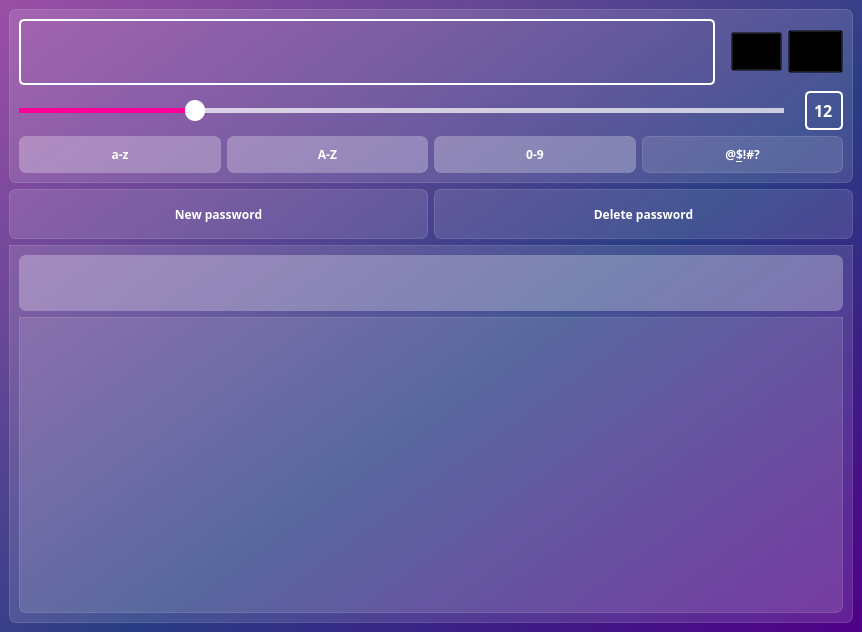
<?xml version="1.0" encoding="UTF-8"?>
<ui version="4.0">
 <class>MainWindow</class>
 <widget class="QMainWindow" name="MainWindow">
  <property name="geometry">
   <rect>
    <x>0</x>
    <y>0</y>
    <width>862</width>
    <height>632</height>
   </rect>
  </property>
  <property name="minimumSize">
   <size>
    <width>800</width>
    <height>600</height>
   </size>
  </property>
  <property name="font">
   <font>
    <family>Noto Sans SC</family>
   </font>
  </property>
  <property name="windowTitle">
   <string>Password Manager</string>
  </property>
  <property name="windowIcon">
   <iconset resource="resources.qrc">
    <normaloff>:/icons/icons/outline_vpn_key_white_24dp.png</normaloff>:/icons/icons/outline_vpn_key_white_24dp.png</iconset>
  </property>
  <property name="styleSheet">
   <string notr="true">font-family: Noto Sans SC;
background-color: qlineargradient(spread:pad, x1:1, y1:1, x2:0, y2:0, stop:0 rgba(81, 0, 135, 255), stop:0.427447 rgba(41, 61, 132, 235), stop:1 rgba(155, 79, 165, 255));



</string>
  </property>
  <property name="iconSize">
   <size>
    <width>50</width>
    <height>50</height>
   </size>
  </property>
  <widget class="QWidget" name="centralwidget">
   <layout class="QVBoxLayout" name="verticalLayout">
    <item>
     <widget class="QFrame" name="frame_generator">
      <property name="styleSheet">
       <string notr="true">

QFrame {

background-color: rgba(255, 255, 255, 30); 
border: 1px solid rgba(255,255,255,40);
border-top-right-radius: 7px;
border-top-left-radius: 7px;
border-bottom-right-radius: 7px; 
border-bottom-left-radius: 7px; 
color: white;
}</string>
      </property>
      <property name="frameShape">
       <enum>QFrame::StyledPanel</enum>
      </property>
      <property name="frameShadow">
       <enum>QFrame::Raised</enum>
      </property>
      <layout class="QVBoxLayout" name="verticalLayout_2">
       <item>
        <layout class="QHBoxLayout" name="layout_passwordLine">
         <item>
          <widget class="QFrame" name="frame_line">
           <property name="styleSheet">
            <string notr="true">QFrame{
	background-color: transparent;
	border: 2px solid rgba(255, 255, 255, 255);
	border-radius: 5px;
	margin: 0 10px 0 0;

}


</string>
           </property>
           <property name="frameShape">
            <enum>QFrame::StyledPanel</enum>
           </property>
           <property name="frameShadow">
            <enum>QFrame::Raised</enum>
           </property>
           <layout class="QHBoxLayout" name="horizontalLayout_5">
            <item>
             <widget class="QLineEdit" name="password_line">
              <property name="font">
               <font>
                <family>Noto Sans SC</family>
                <pointsize>-1</pointsize>
                <bold>true</bold>
               </font>
              </property>
              <property name="styleSheet">
               <string notr="true">color: white;
background-color: transparent;
border: none;
margin: 0;
font-size: 30px;</string>
              </property>
             </widget>
            </item>
            <item>
             <widget class="QPushButton" name="btn_visibility">
              <property name="cursor">
               <cursorShape>PointingHandCursor</cursorShape>
              </property>
              <property name="styleSheet">
               <string notr="true">background-color: transparent;
border: none;
margin: 0;</string>
              </property>
              <property name="text">
               <string/>
              </property>
              <property name="icon">
               <iconset resource="resources.qrc">
                <normaloff>:/icons/icons/outline_visibility_white_24dp.png</normaloff>
                <normalon>:/icons/icons/outline_visibility_off_white_24dp.png</normalon>:/icons/icons/outline_visibility_white_24dp.png</iconset>
              </property>
              <property name="iconSize">
               <size>
                <width>26</width>
                <height>26</height>
               </size>
              </property>
              <property name="checkable">
               <bool>true</bool>
              </property>
             </widget>
            </item>
           </layout>
          </widget>
         </item>
         <item>
          <widget class="QPushButton" name="btn_refresh">
           <property name="cursor">
            <cursorShape>PointingHandCursor</cursorShape>
           </property>
           <property name="styleSheet">
            <string notr="true">QPushButton{
	background-color: transparent;
	padding: 10px;
}

QPushButton:pressed{
	border: 2px solid rgba(255, 255, 255, 255);
	border-radius: 7px;
}</string>
           </property>
           <property name="text">
            <string/>
           </property>
           <property name="icon">
            <iconset resource="resources.qrc">
             <normaloff>:/icons/icons/outline_refresh_white_24dp.png</normaloff>:/icons/icons/outline_refresh_white_24dp.png</iconset>
           </property>
           <property name="iconSize">
            <size>
             <width>45</width>
             <height>45</height>
            </size>
           </property>
           <property name="shortcut">
            <string>Ctrl+R</string>
           </property>
          </widget>
         </item>
         <item>
          <widget class="QPushButton" name="btn_copy">
           <property name="cursor">
            <cursorShape>PointingHandCursor</cursorShape>
           </property>
           <property name="styleSheet">
            <string notr="true">QPushButton{
	background-color: transparent;
	padding: 12px;
}

QPushButton:pressed{
	border: 2px solid rgba(255, 255, 255, 255);
	border-radius: 7px;
}</string>
           </property>
           <property name="text">
            <string/>
           </property>
           <property name="icon">
            <iconset resource="resources.qrc">
             <normaloff>:/icons/icons/outline_content_copy_white_24dp.png</normaloff>:/icons/icons/outline_content_copy_white_24dp.png</iconset>
           </property>
           <property name="iconSize">
            <size>
             <width>45</width>
             <height>45</height>
            </size>
           </property>
           <property name="shortcut">
            <string>Ctrl+C</string>
           </property>
           <property name="checkable">
            <bool>false</bool>
           </property>
           <property name="autoExclusive">
            <bool>false</bool>
           </property>
          </widget>
         </item>
        </layout>
       </item>
       <item>
        <layout class="QHBoxLayout" name="layout_lenght">
         <item>
          <widget class="QSlider" name="slider_lenght">
           <property name="cursor">
            <cursorShape>PointingHandCursor</cursorShape>
           </property>
           <property name="styleSheet">
            <string notr="true">QSlider{
	margin: 10px 0 10px 0;
	
background-color: transparent;
}

QSlider::groove:horizontal{
	background-color: transparent;
	height: 5px;
}	

QSlider::sub-page:horizontal{
	background-color:#FF0099;
}

QSlider::add-page:horizontal{
	background-color: rgba(255, 255, 255, 180);
}

QSlider::handle:horizontal{
	background-color: white;
	width: 20px;
	border-radius: 10px;
	margin-top: -8px;
	margin-bottom: -8px;
}</string>
           </property>
           <property name="minimum">
            <number>4</number>
           </property>
           <property name="maximum">
            <number>40</number>
           </property>
           <property name="value">
            <number>12</number>
           </property>
           <property name="orientation">
            <enum>Qt::Horizontal</enum>
           </property>
          </widget>
         </item>
         <item>
          <widget class="QSpinBox" name="box_lenght">
           <property name="font">
            <font>
             <family>Noto Sans SC</family>
             <pointsize>12</pointsize>
             <bold>true</bold>
            </font>
           </property>
           <property name="styleSheet">
            <string notr="true">QSpinBox{
	background-color: transparent;
	border-radius: 5px;
	border: 2px solid rgba(255, 255, 255, 255);
	padding: 5px;
	color: white;
	margin-left: 15px;
}
</string>
           </property>
           <property name="frame">
            <bool>true</bool>
           </property>
           <property name="alignment">
            <set>Qt::AlignCenter</set>
           </property>
           <property name="buttonSymbols">
            <enum>QAbstractSpinBox::NoButtons</enum>
           </property>
           <property name="keyboardTracking">
            <bool>true</bool>
           </property>
           <property name="showGroupSeparator" stdset="0">
            <bool>false</bool>
           </property>
           <property name="minimum">
            <number>4</number>
           </property>
           <property name="maximum">
            <number>40</number>
           </property>
           <property name="value">
            <number>12</number>
           </property>
          </widget>
         </item>
        </layout>
       </item>
       <item>
        <layout class="QHBoxLayout" name="layout_symbols">
         <item>
          <widget class="QPushButton" name="btn_lower">
           <property name="font">
            <font>
             <family>Noto Sans SC</family>
             <bold>true</bold>
            </font>
           </property>
           <property name="cursor">
            <cursorShape>PointingHandCursor</cursorShape>
           </property>
           <property name="styleSheet">
            <string notr="true">QPushButton{
	color: rgb(255, 255, 255);
    background-color:rgba(255,255,255,30);
    border: 1px solid rgba(255,255,255,40);
    border-radius:7px;
	height: 35px;
}

QPushButton:hover{
	border: 2px solid rgba(255, 255, 255, 150)

}

QPushButton:checked{
background-color:rgba(255,255,255,70);
}</string>
           </property>
           <property name="text">
            <string>a-z</string>
           </property>
           <property name="checkable">
            <bool>true</bool>
           </property>
           <property name="checked">
            <bool>true</bool>
           </property>
          </widget>
         </item>
         <item>
          <widget class="QPushButton" name="btn_upper">
           <property name="font">
            <font>
             <family>Noto Sans SC</family>
             <bold>true</bold>
            </font>
           </property>
           <property name="cursor">
            <cursorShape>PointingHandCursor</cursorShape>
           </property>
           <property name="styleSheet">
            <string notr="true">QPushButton{
	color: rgb(255, 255, 255);
    background-color:rgba(255,255,255,30);
    border: 1px solid rgba(255,255,255,40);
    border-radius:7px;
	height: 35px;
}

QPushButton:hover{
	border: 2px solid rgba(255, 255, 255, 150)

}

QPushButton:checked{
background-color:rgba(255,255,255,70);
}</string>
           </property>
           <property name="text">
            <string>A-Z</string>
           </property>
           <property name="checkable">
            <bool>true</bool>
           </property>
           <property name="checked">
            <bool>true</bool>
           </property>
          </widget>
         </item>
         <item>
          <widget class="QPushButton" name="btn_numbers">
           <property name="font">
            <font>
             <family>Noto Sans SC</family>
             <bold>true</bold>
            </font>
           </property>
           <property name="cursor">
            <cursorShape>PointingHandCursor</cursorShape>
           </property>
           <property name="styleSheet">
            <string notr="true">QPushButton{
	color: rgb(255, 255, 255);
    background-color:rgba(255,255,255,30);
    border: 1px solid rgba(255,255,255,40);
    border-radius:7px;
	height: 35px;
}

QPushButton:hover{
	border: 2px solid rgba(255, 255, 255, 150)

}

QPushButton:checked{
background-color:rgba(255,255,255,70);
}</string>
           </property>
           <property name="text">
            <string>0-9</string>
           </property>
           <property name="checkable">
            <bool>true</bool>
           </property>
           <property name="checked">
            <bool>true</bool>
           </property>
          </widget>
         </item>
         <item>
          <widget class="QPushButton" name="btn_special">
           <property name="font">
            <font>
             <family>Noto Sans SC</family>
             <bold>true</bold>
            </font>
           </property>
           <property name="cursor">
            <cursorShape>PointingHandCursor</cursorShape>
           </property>
           <property name="styleSheet">
            <string notr="true">QPushButton{
	color: rgb(255, 255, 255);
    background-color:rgba(255,255,255,30);
    border: 1px solid rgba(255,255,255,40);
    border-radius:7px;
	height: 35px;
}

QPushButton:hover{
	border: 2px solid rgba(255, 255, 255, 150)

}

QPushButton:checked{
background-color:rgba(255,255,255,70);
}</string>
           </property>
           <property name="text">
            <string>@&amp;$!#?</string>
           </property>
           <property name="checkable">
            <bool>true</bool>
           </property>
          </widget>
         </item>
        </layout>
       </item>
      </layout>
     </widget>
    </item>
    <item>
     <widget class="QFrame" name="btn_frame">
      <property name="styleSheet">
       <string notr="true">background-color: transparent;</string>
      </property>
      <layout class="QHBoxLayout" name="horizontalLayout">
       <property name="spacing">
        <number>6</number>
       </property>
       <property name="leftMargin">
        <number>0</number>
       </property>
       <property name="topMargin">
        <number>0</number>
       </property>
       <property name="rightMargin">
        <number>0</number>
       </property>
       <property name="bottomMargin">
        <number>0</number>
       </property>
       <item>
        <widget class="QPushButton" name="btn_new_password">
         <property name="minimumSize">
          <size>
           <width>230</width>
           <height>50</height>
          </size>
         </property>
         <property name="font">
          <font>
           <family>Noto Sans SC</family>
           <bold>true</bold>
          </font>
         </property>
         <property name="cursor">
          <cursorShape>PointingHandCursor</cursorShape>
         </property>
         <property name="styleSheet">
          <string notr="true">QPushButton{
	color: rgb(255, 255, 255);
    background-color:rgba(255,255,255,30);
    border: 1px solid rgba(255,255,255,40);
    border-radius:7px;
	height: 35px;
}

QPushButton:hover{
	border: 2px solid rgba(255, 255, 255, 150)

}

QPushButton:pressed{
background-color:rgba(255,255,255,70);
}</string>
         </property>
         <property name="text">
          <string>New password</string>
         </property>
         <property name="icon">
          <iconset resource="resources.qrc">
           <normaloff>:/icons/icons/outline_post_add_white_24dp.png</normaloff>:/icons/icons/outline_post_add_white_24dp.png</iconset>
         </property>
         <property name="iconSize">
          <size>
           <width>24</width>
           <height>24</height>
          </size>
         </property>
        </widget>
       </item>
       <item>
        <widget class="QPushButton" name="btn_delete_password">
         <property name="minimumSize">
          <size>
           <width>230</width>
           <height>50</height>
          </size>
         </property>
         <property name="font">
          <font>
           <family>Noto Sans SC</family>
           <bold>true</bold>
          </font>
         </property>
         <property name="cursor">
          <cursorShape>PointingHandCursor</cursorShape>
         </property>
         <property name="layoutDirection">
          <enum>Qt::LeftToRight</enum>
         </property>
         <property name="styleSheet">
          <string notr="true">QPushButton{
	color: rgb(255, 255, 255);
    background-color:rgba(255,255,255,30);
    border: 1px solid rgba(255,255,255,40);
    border-radius:7px;
	height: 35px;
}

QPushButton:hover{
	border: 2px solid rgba(255, 255, 255, 150)

}

QPushButton:pressed{
background-color:rgba(255,255,255,70);
}</string>
         </property>
         <property name="text">
          <string>Delete password</string>
         </property>
         <property name="icon">
          <iconset resource="resources.qrc">
           <normaloff>:/icons/icons/outline_delete_white_24dp.png</normaloff>:/icons/icons/outline_delete_white_24dp.png</iconset>
         </property>
         <property name="iconSize">
          <size>
           <width>24</width>
           <height>24</height>
          </size>
         </property>
        </widget>
       </item>
      </layout>
     </widget>
    </item>
    <item>
     <widget class="QFrame" name="frame_table">
      <property name="styleSheet">
       <string notr="true">QFrame {
	background-color: rgba(255, 255, 255, 30); 
	border: 1px solid rgba(255,255,255,40);
	border-bottom-right-radius: 7px; 
	border-bottom-left-radius: 7px; 
	color: white;
}</string>
      </property>
      <property name="frameShape">
       <enum>QFrame::StyledPanel</enum>
      </property>
      <property name="frameShadow">
       <enum>QFrame::Raised</enum>
      </property>
      <layout class="QVBoxLayout" name="verticalLayout_3">
       <item>
        <widget class="QFrame" name="frame_search">
         <property name="styleSheet">
          <string notr="true">background-color:rgba(255,255,255,70);
border: none;
margin: 0;
padding: 0;
border-top-right-radius: 7px;
border-top-left-radius: 7px;
</string>
         </property>
         <property name="frameShape">
          <enum>QFrame::StyledPanel</enum>
         </property>
         <property name="frameShadow">
          <enum>QFrame::Raised</enum>
         </property>
         <layout class="QHBoxLayout" name="horizontalLayout_2">
          <item>
           <widget class="QLineEdit" name="line_search">
            <property name="font">
             <font>
              <family>Noto Sans SC</family>
              <pointsize>-1</pointsize>
              <bold>true</bold>
             </font>
            </property>
            <property name="styleSheet">
             <string notr="true">color: white;
border: none;
border-radius: 5px;
margin: 0;
background-color:transparent;
font-size: 18px;
padding: 5px 0 5px 5px;</string>
            </property>
           </widget>
          </item>
          <item>
           <widget class="QPushButton" name="btn_search">
            <property name="cursor">
             <cursorShape>PointingHandCursor</cursorShape>
            </property>
            <property name="styleSheet">
             <string notr="true">QPushButton{
	background-color: transparent;
	padding: 2px;

}

QPushButton:pressed{
	background-color: rgba(255, 255, 255, 20);
	border-radius: 8px;
}

</string>
            </property>
            <property name="text">
             <string/>
            </property>
            <property name="icon">
             <iconset resource="resources.qrc">
              <normaloff>:/icons/icons/outline_search_white_24dp.png</normaloff>:/icons/icons/outline_search_white_24dp.png</iconset>
            </property>
            <property name="iconSize">
             <size>
              <width>30</width>
              <height>30</height>
             </size>
            </property>
            <property name="shortcut">
             <string>Return</string>
            </property>
           </widget>
          </item>
         </layout>
        </widget>
       </item>
       <item>
        <widget class="QTableView" name="tableView">
         <property name="font">
          <font>
           <family>Noto Sans SC</family>
           <bold>true</bold>
          </font>
         </property>
         <property name="focusPolicy">
          <enum>Qt::NoFocus</enum>
         </property>
         <property name="layoutDirection">
          <enum>Qt::LeftToRight</enum>
         </property>
         <property name="styleSheet">
          <string notr="true">QTableView {
background-color: rgba(255, 255, 255, 30);
border: 1px solid rgba(255,255,255,40);
border-bottom-right-radius: 7px; 
border-bottom-left-radius: 7px; 
color: white;
}

QHeaderView::section {
background-color: rgb(53, 53, 53);
color: white;
border: none;
height: 50px;
font-size: 16pt;
font-weight: bold;
}

QTableView::item {
border-style: none;
border-bottom: 1px solid rgba(255,255,255,50);
font-size: 12px;
}

QTableView::item:selected{
border: none;
color: rgb(255, 255, 255);
background-color: rgba(255, 255, 255, 50);
}

QLineEdit{
	alignment: AlignHCenter;
	alignment: center;
font-size: 12px;
}

QLineEdit:focus { 
    background: rgb(53, 53, 53);
    color: #fff;
	alignment: AlignHCenter;
	alignment: center;
}</string>
         </property>
         <property name="lineWidth">
          <number>10</number>
         </property>
         <property name="midLineWidth">
          <number>2</number>
         </property>
         <property name="verticalScrollBarPolicy">
          <enum>Qt::ScrollBarAlwaysOff</enum>
         </property>
         <property name="horizontalScrollBarPolicy">
          <enum>Qt::ScrollBarAlwaysOff</enum>
         </property>
         <property name="selectionBehavior">
          <enum>QAbstractItemView::SelectItems</enum>
         </property>
         <property name="textElideMode">
          <enum>Qt::ElideLeft</enum>
         </property>
         <property name="showGrid">
          <bool>false</bool>
         </property>
         <property name="sortingEnabled">
          <bool>true</bool>
         </property>
         <attribute name="horizontalHeaderCascadingSectionResizes">
          <bool>false</bool>
         </attribute>
         <attribute name="horizontalHeaderDefaultSectionSize">
          <number>205</number>
         </attribute>
         <attribute name="verticalHeaderVisible">
          <bool>false</bool>
         </attribute>
        </widget>
       </item>
      </layout>
     </widget>
    </item>
   </layout>
  </widget>
 </widget>
 <resources>
  <include location="resources.qrc"/>
 </resources>
 <connections/>
</ui>
